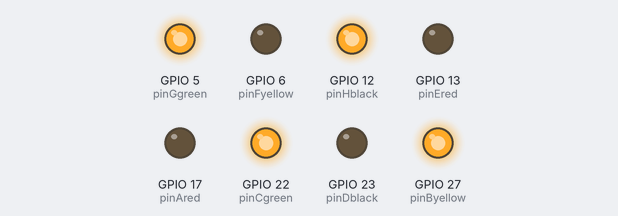
Simulated run of this program. Board: Raspberry Pi (BCM pin numbers). Parts: output pins drawn as LEDs (lit = HIGH). At 1.0 s the program stops and its outputs stay as they are.

Above: at 0.1 s.
At 1.1 s:
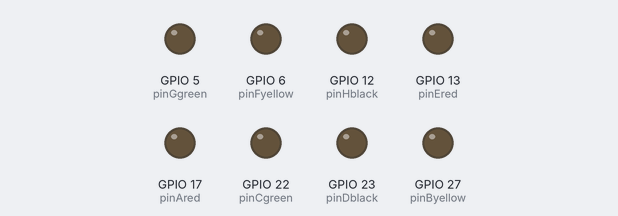
Timing chart, 0 to 2.5 s (numbered marks = the images above):
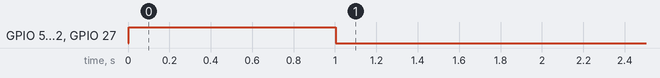

Measured:
- by itself, GPIO 5 (pinGgreen), GPIO 12 (pinHblack), GPIO 22 (pinCgreen), GPIO 27 (pinByellow): LOW → HIGH at 0.00 s, → LOW 1.0 s later

The program:

segc.py
```python
from gpiozero import DigitalOutputDevice
from time import sleep

pinAred = DigitalOutputDevice(17)
pinByellow = DigitalOutputDevice(27)
pinCgreen = DigitalOutputDevice(22)
pinDblack = DigitalOutputDevice(23)

pinEred = DigitalOutputDevice(13)
pinFyellow = DigitalOutputDevice(6)
pinGgreen = DigitalOutputDevice(5)
pinHblack = DigitalOutputDevice(12)

pinAred.off()
pinByellow.on()
pinCgreen.on()
pinDblack.off()
pinEred.off()
pinFyellow.off()
pinGgreen.on()
pinHblack.on()
sleep(1)

pinAred.close()
pinByellow.close()
pinCgreen.close()
pinDblack.close()
pinEred.close()
pinFyellow.close()
pinGgreen.close()
pinHblack.close()
```
